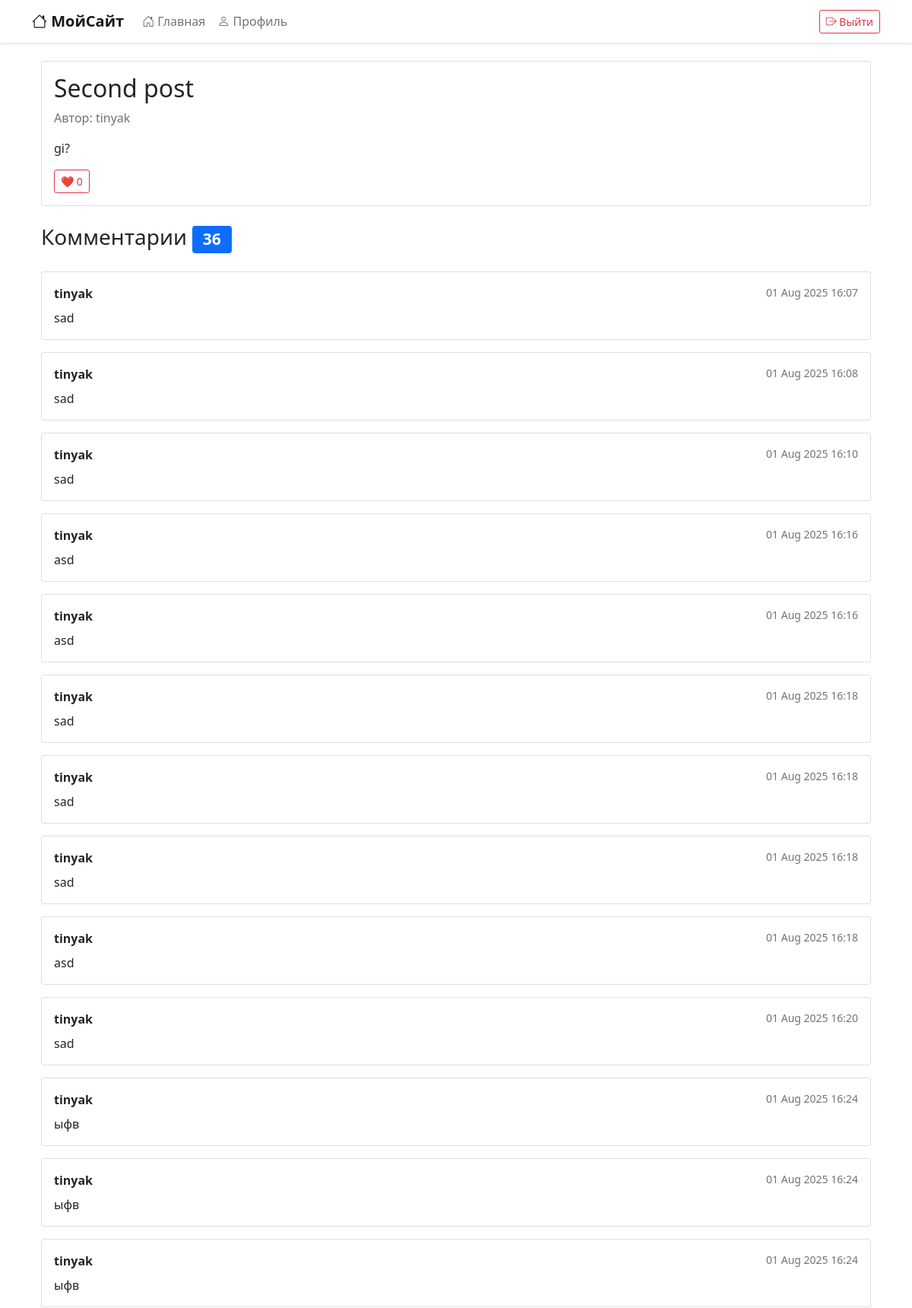
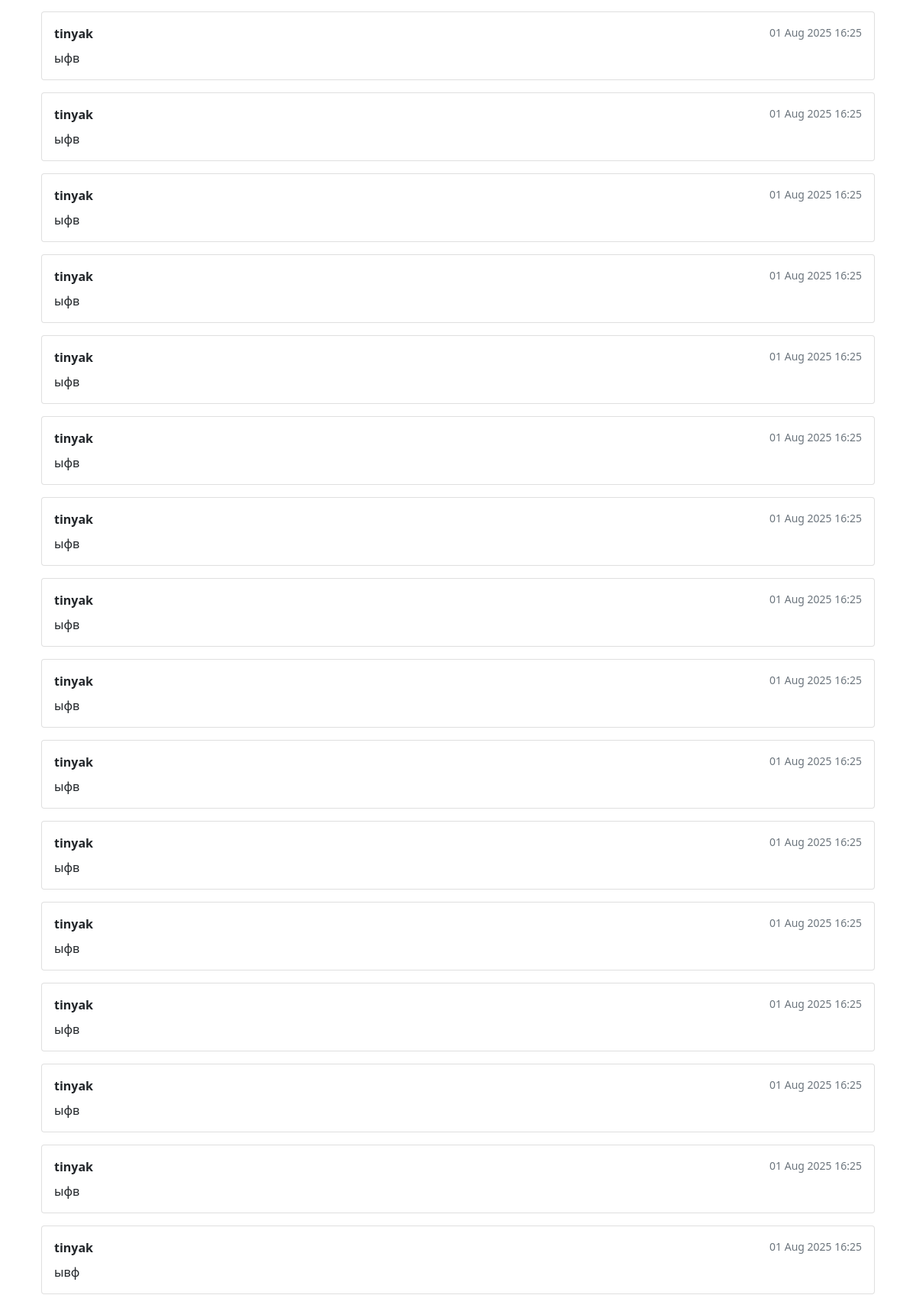
Page /posts/2/ (signed in, upper part) on the committed database (2 pictures, top to bottom).
### posts/models.py (models this page shows, shortened)
class Post(models.Model):
    author = models.ForeignKey(User, on_delete=models.CASCADE)
    title = models.CharField(max_length=200)
    content = models.TextField()
    tags = models.ManyToManyField(Tag, blank=True)
    created_at = models.DateTimeField(auto_now_add=True)
    likes = models.ManyToManyField(User, related_name='liked_posts', blank=True)

class Comment(models.Model):
    post = models.ForeignKey(Post, on_delete=models.CASCADE, related_name='comments')
    author = models.ForeignKey(User, on_delete=models.CASCADE)
    text = models.TextField(max_length=500)
    created_at = models.DateTimeField(auto_now_add=True)

### posts/views.py (the view)
# urls.py: path('posts/<int:pk>/', post_detail, name='post_detail'),
def post_detail(request, pk):
    post = get_object_or_404(Post, pk=pk)
    comments = post.comments.all()
    if request.method == 'POST':
        form = CommentForm(request.POST)
        if form.is_valid():
            comment = form.save(commit=False) # не сохраняем сразу
            comment.author = request.user
            comment.post = post
            comment.save()
            return redirect('post_detail', pk=pk)
    else:
        form = CommentForm()
    return render(request, 'posts/detail.html', {
        'post': post,
        'comments': comments,
        'form': form
    })

### posts/templates/posts/detail.html (shortened to what this page needs)
{% extends 'base.html' %}
{% load static %}
{% block content %}
<div class="container mt-4">
    <article class="card mb-4">
        <div class="card-body">
            <h2 class="card-title">{{ post.title }}</h2>
            <div class="d-flex justify-content-between align-items-center mb-3">
                <span class="text-muted">Автор: {{ post.author.username }}</span>
            </div>
            <p class="card-text">{{ post.content }}</p>
            <form class="like-form" data-post-id="{{ post.pk }}" action="{% url 'like_post' post.pk %}" method="POST">
                <button type="button" class="btn btn-sm {% if request.user in post.likes.all %}btn-danger{% else %}btn-outline-danger{% endif %}">
                    ❤️ <span class="like-count">{{ post.likes.count }}</span>
                </button>
            </form>
        </div>
    </article>
    <section class="comments">
        <h3 class="mb-4">Комментарии <span class="badge bg-primary">{{ comments.count }}</span></h3>
        {% for comment in comments %}
        <div class="card mb-3">
            <div class="card-body">
                <div class="d-flex justify-content-between">
                    <strong>{{ comment.author.username }}</strong>
                    <small class="text-muted">{{ comment.created_at|date:"d M Y H:i" }}</small>
                </div>
                <p class="mt-2 mb-0">{{ comment.text }}</p>
            </div>
        </div>
        {% empty %}
        <div class="alert alert-secondary">Пока нет комментариев.</div>
        {% endfor %}
    </section>
</div>
{% endblock %}

### rows in the picture
Post: title "Second post", author.username "tinyak", content "gi?", likes.count "0", count "36"
Comment: author.username "tinyak", created_at "01 Aug 2025 16:07", text "sad"
Comment: author.username "tinyak", created_at "01 Aug 2025 16:08", text "sad"
Comment: author.username "tinyak", created_at "01 Aug 2025 16:10", text "sad"
Comment: author.username "tinyak", created_at "01 Aug 2025 16:16", text "asd"
Comment: author.username "tinyak", created_at "01 Aug 2025 16:16", text "asd"
Comment: author.username "tinyak", created_at "01 Aug 2025 16:18", text "sad"
Comment: author.username "tinyak", created_at "01 Aug 2025 16:18", text "sad"
Comment: author.username "tinyak", created_at "01 Aug 2025 16:18", text "sad"
Comment: author.username "tinyak", created_at "01 Aug 2025 16:18", text "asd"
Comment: author.username "tinyak", created_at "01 Aug 2025 16:20", text "sad"
Comment: author.username "tinyak", created_at "01 Aug 2025 16:24", text "ыфв"
Comment: author.username "tinyak", created_at "01 Aug 2025 16:24", text "ыфв"
Comment: author.username "tinyak", created_at "01 Aug 2025 16:24", text "ыфв"
Comment: author.username "tinyak", created_at "01 Aug 2025 16:25", text "ыфв"
Comment: author.username "tinyak", created_at "01 Aug 2025 16:25", text "ыфв"
Comment: author.username "tinyak", created_at "01 Aug 2025 16:25", text "ыфв"
Comment: author.username "tinyak", created_at "01 Aug 2025 16:25", text "ыфв"
Comment: author.username "tinyak", created_at "01 Aug 2025 16:25", text "ыфв"
Comment: author.username "tinyak", created_at "01 Aug 2025 16:25", text "ыфв"
Comment: author.username "tinyak", created_at "01 Aug 2025 16:25", text "ыфв"
Comment: author.username "tinyak", created_at "01 Aug 2025 16:25", text "ыфв"
Comment: author.username "tinyak", created_at "01 Aug 2025 16:25", text "ыфв"
Comment: author.username "tinyak", created_at "01 Aug 2025 16:25", text "ыфв"
Comment: author.username "tinyak", created_at "01 Aug 2025 16:25", text "ыфв"
Comment: author.username "tinyak", created_at "01 Aug 2025 16:25", text "ыфв"
Comment: author.username "tinyak", created_at "01 Aug 2025 16:25", text "ыфв"
Comment: author.username "tinyak", created_at "01 Aug 2025 16:25", text "ыфв"
Comment: author.username "tinyak", created_at "01 Aug 2025 16:25", text "ыфв"
Comment: author.username "tinyak", created_at "01 Aug 2025 16:25", text "ывф"
